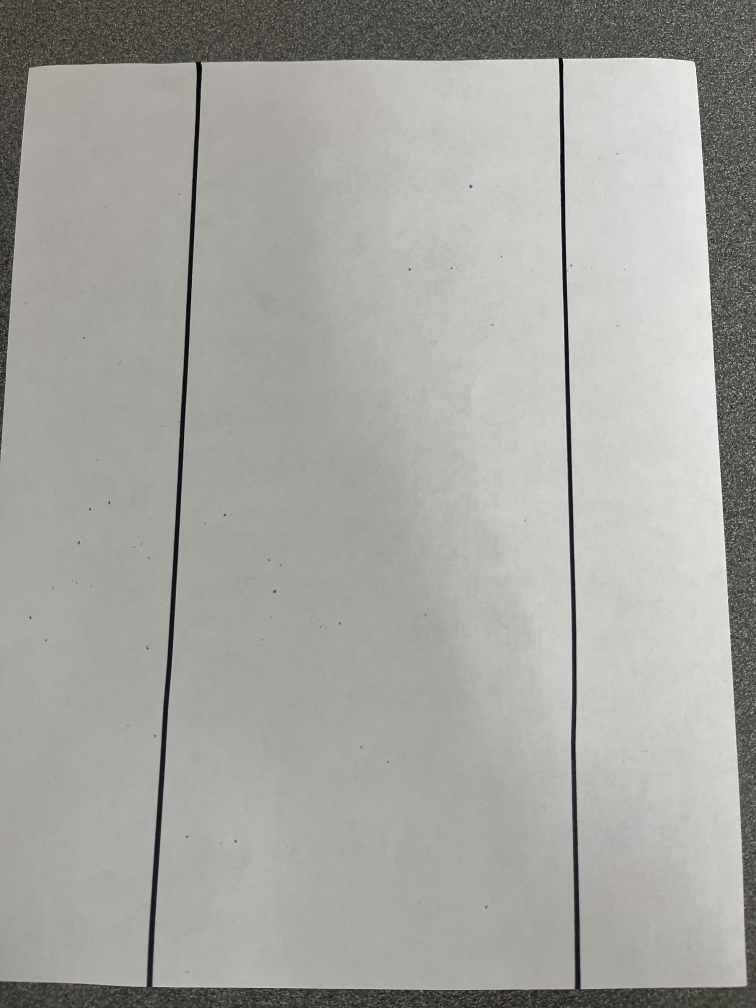
#> input picture IMG_3569.jpg, 3024 x 4032 px, given in place of the camera (shown at 1/4 size)
$ python mergedlanedetect.py
#> lines starting #> are read from the running program, lines starting #| are printed output that depends on the picture; after the words box and inside, x2 and y2 are one past the last pixel; in counts of white or black regions, pixels touching at a corner belong together
# Import the required modules
import cv2
import numpy as np
import math

# Define the source of the video
# You can change this to 0 if you want to use your device camera
video_source = 0

# Define the region of interest for lane detection
def region_of_interest(img, vertices):
    # Define a blank mask to start with
    # Creates a mask around desired area
    roi = np.zeros(img.shape[:2], dtype="uint8")
    # Calculate the center coordinates of the screen
    center_x = img.shape[1] // 2
    center_y = img.shape[0] // 2
    # Calculate the width and height of the ROI
    roi_width = 350
    roi_height = 350
    # Calculate the top-left and bottom-right coordinates of the ROI
    roi_tl_x = center_x - roi_width // 2
    roi_tl_y = center_y - roi_height // 2
    roi_br_x = center_x + roi_width // 2
    roi_br_y = center_y + roi_height // 2
    cv2.rectangle(roi, (roi_tl_x, roi_tl_y), (roi_br_x, roi_br_y), 1, -1)
    mask = cv2.bitwise_and(img, img, mask=roi)
    cv2.rectangle(img, (roi_tl_x, roi_tl_y), (roi_br_x, roi_br_y), (255, 0, 255), 5)
    return mask


# Define the Canny edge detection function
def canny_edge(img, low_threshold, high_threshold):
    # Convert the image to grayscale
    gray = cv2.cvtColor(img, cv2.COLOR_RGB2GRAY)

    # Apply Gaussian blur to reduce noise
    blur = cv2.GaussianBlur(gray, (5, 5), 0)

    # Apply Canny edge detection
    edges = cv2.Canny(blur, low_threshold, high_threshold)

    return edges


# Define the Hough transform function
def hough_lines(img, rho, theta, threshold, min_line_len, max_line_gap):
    # Apply Hough transform on the edge detected image
    lines = cv2.HoughLinesP(img, rho, theta, threshold, np.array([]), minLineLength=min_line_len,
                            maxLineGap=max_line_gap)

    # Create an empty black image to draw the lines on
    line_img = np.zeros((img.shape[0], img.shape[1], 3), dtype=np.uint8)

    # Draw the lines on the image
    draw_lines(line_img, lines)

    return line_img


# Define the function to draw the lines
def draw_lines(img, lines, color=[255, 0, 0], thickness=10):
    # Iterate over the lines and draw them on the image
    for line in lines:
        for x1, y1, x2, y2 in line:
            cv2.line(img, (x1, y1), (x2, y2), color, thickness)


# Define the function to draw the centerline
def draw_centerline(img, lines, color=[0, 255, 0], thickness=2):
    if lines is not None:
        # Variables needed to find the centerline
        slope_arr = []
        lines_list = []
        for line in lines:
            try:
                # Creates array of lines
                x1, y1, x2, y2 = line[0]
                lines_list.append(line[0])

                # Calculates the slopes of the lines
                slope = 0
                if x2 - x1 != 0:
                    slope = (y2 - y1) / (x2 - x1)
                slope_arr.append(slope)
            except:
                pass

        # Loops through the slope array to calculate the centerline
        for i in range(len(slope_arr)):
            for j in range(len(slope_arr)):
                x1, y1, x2, y2 = lines_list[i]
                x3, y3, x4, y4 = lines_list[j]
                # Calculates and displays the centerline
                cv2.line(img, ((x1 + x3) // 2, (y1 + y3) // 2), ((x2 + x4) // 2, (y2 + y4) // 2), (251, 13, 136), 10)


# Define the function to overlay the lines on the original image
def weighted_img(img, initial_img, α=0.8, β=1., γ=0.):
    # Return the result of adding the two images with the given weights
    return cv2.addWeighted(initial_img, α, img, β, γ)


# Create a video capture object to read the video
cap = cv2.VideoCapture(video_source)

# Loop until the end of the video
while (cap.isOpened()):
    # Read a frame from the video
    ret, frame = cap.read()
#> frame is the input picture: shape (4032, 3024, 3); mean B, G, R 160, 164.7, 165

    # If the frame is not read correctly, break the loop
    if not ret:
        break

    # Resize the frame to a smaller size for faster processing
    frame = cv2.resize(frame, (960, 540))
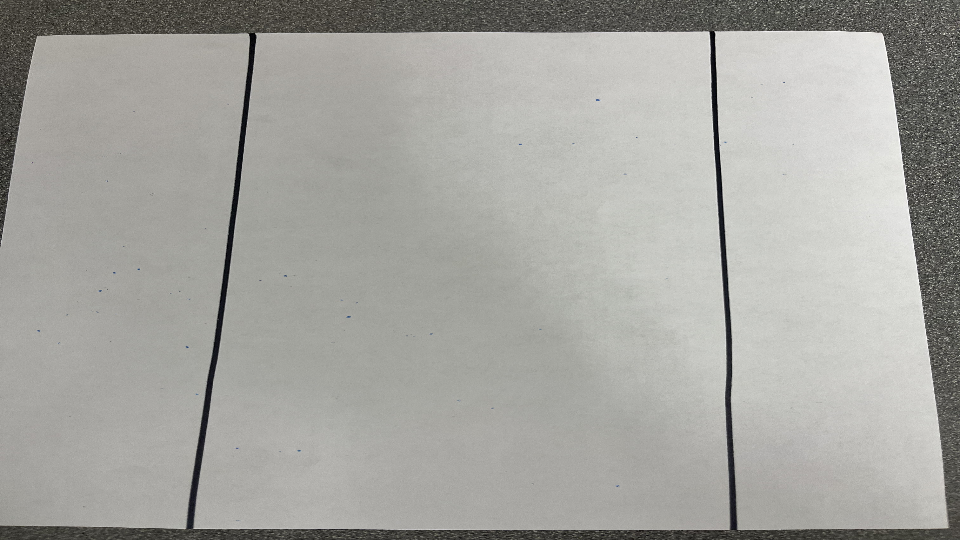
#> frame: shape (540, 960, 3); mean B, G, R 159.9, 164.6, 164.9

    # Define the vertices of the region of interest
    vertices = np.array([[(100, 540), (460, 320), (520, 320), (900, 540)]], dtype=np.int32)

    # Apply the region of interest function
    roi = region_of_interest(frame, vertices)
#> in region_of_interest, `cv2.rectangle(roi, (roi_tl_x, roi_tl_y), (roi_br_x, roi_br_y), 1, -1)`:
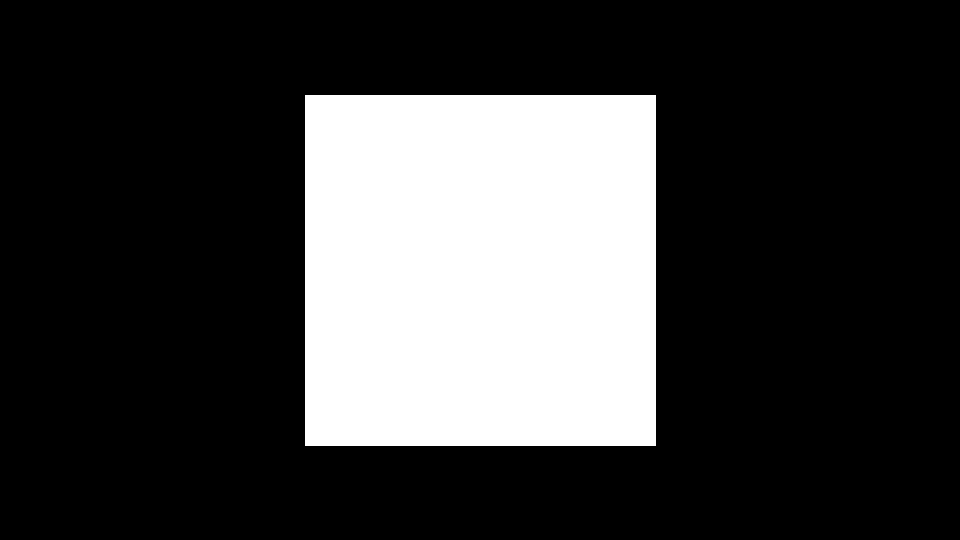
#> roi: shape (540, 960); values 0 (black) and 1 (white), 23.8% white; 1 white region, box (x1, y1, x2, y2) and area: (305, 95, 656, 446) 123201
#> in region_of_interest, `mask = cv2.bitwise_and(img, img, mask=roi)`:
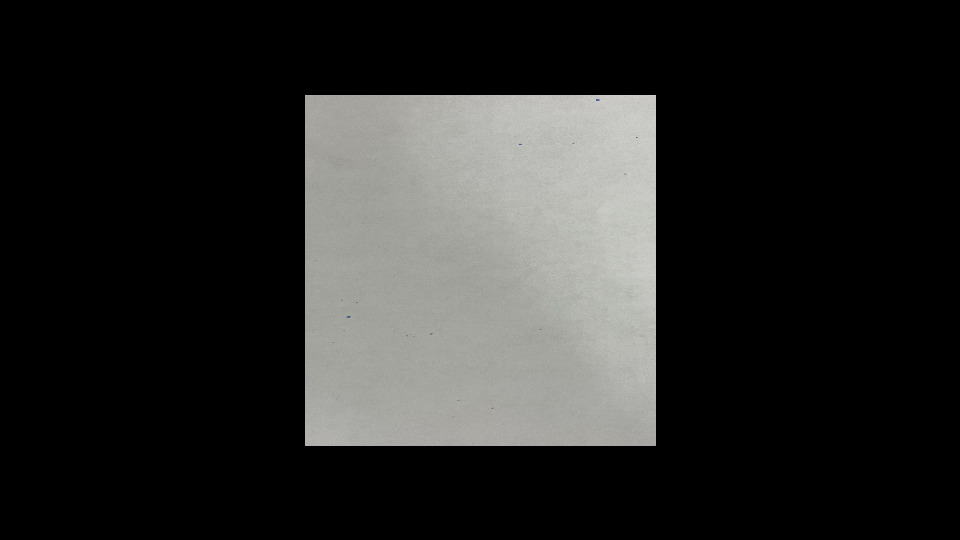
#> mask: shape (540, 960, 3); mean B, G, R 39.9, 41.2, 41
#> in region_of_interest, `cv2.rectangle(img, (roi_tl_x, roi_tl_y), (roi_br_x, roi_br_y), (255, 0..`:
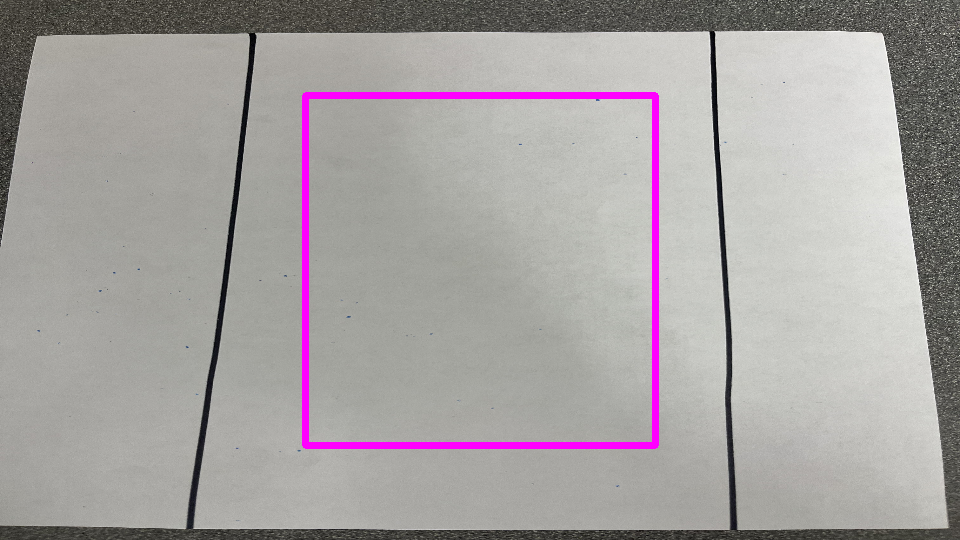
#> img: shape (540, 960, 3); 1.89% of pixels changed, all inside (x1, y1, x2, y2) = (302, 92, 659, 449)

    # Apply the Canny edge detection function
    edges = canny_edge(roi, 50, 150)
#> in canny_edge, `edges = cv2.Canny(blur, low_threshold, high_threshold)`:
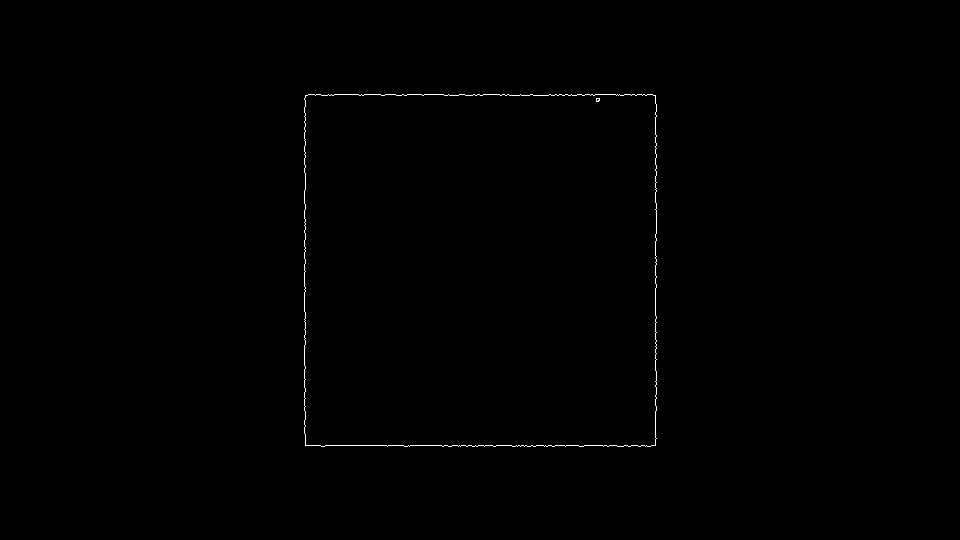
#> edges: shape (540, 960); 0.27% white in thin lines or dots, all inside (x1, y1, x2, y2) = (304, 94, 657, 447)

    # Apply the Hough transform function
    lines = hough_lines(edges, 1, np.pi / 180, 15, 40, 20)
#> in hough_lines, `lines = cv2.HoughLinesP(img, rho, theta, threshold, np.array([]), minL..`: lines = [[308, 94, 652, 94], [655, 445, 655, 234], [305, 445, 654, 445], [359, 95, 594, 95], [304, 433, 304, 98], [656, 410, 656, 316], [305, 344, 305, 95], [442, 446, 650, 446], [655, 95, 656, 191], [655, 158, 656, 264], [305, 444, 305, 388]]
#> the loop in draw_lines, `for line in lines:` made 11 passes
#> after the loop in draw_lines, `for line in lines:`:
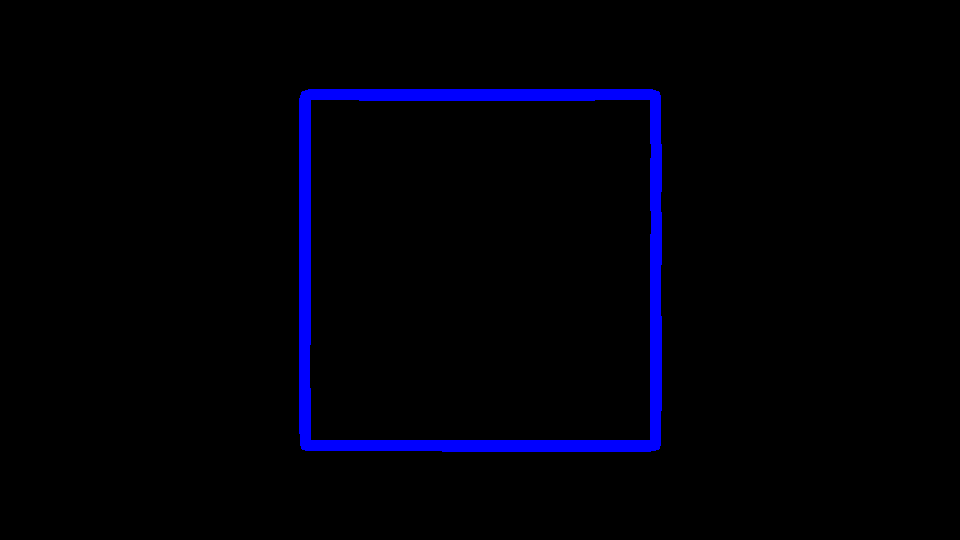
#> img: shape (540, 960, 3); mean of channels 0, 1, 2 8, 0, 0; drawn as B, G, R

    # Draw the centerline on the image
    # Draw the centerline on the image
    draw_centerline(lines, lines)
#> after the loop in draw_centerline, `for line in lines:`: lines_list = []

    # Overlay the lines on the original image
    result = weighted_img(lines, frame)
#> in weighted_img, `return cv2.addWeighted(initial_img, α, img, β, γ)`:
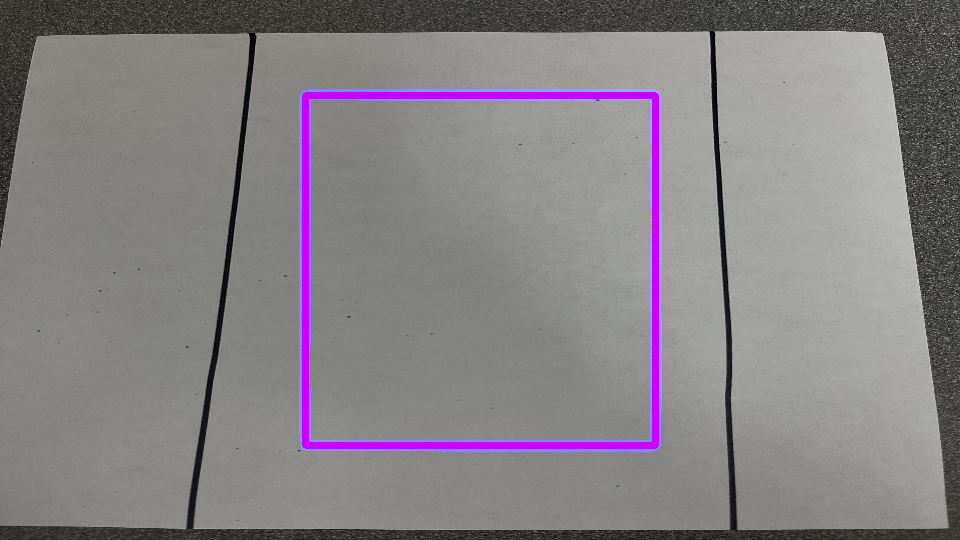
#> returned value: shape (540, 960, 3); mean of channels 0, 1, 2 131.6, 129, 133.1; drawn as B, G, R

    # Display the result
    cv2.imshow('Lane Detection', result)

    # Press Q to quit
    if cv2.waitKey(1) & 0xFF == ord('q'):
#> (key q is pressed here)
        break

# Release the video capture object and close all windows
cap.release()
cv2.destroyAllWindows()
